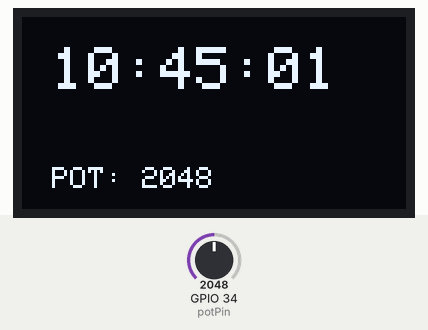
Recording of a sketch running on a simulated ESP32. Shown: 128×64 one-colour display. The inputs (shaded band) are chosen by the test bench; at power-on: GPIO 34 (potPin) = 2048. What the sketch prints to the serial monitor is not drawn.

Above: at 1.2 s.
1.3 s: GPIO 34 (potPin) set to 2866
At 2.8 s:
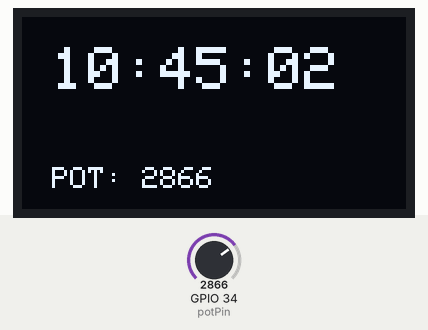
3.5 s: GPIO 34 (potPin) set to 3603
At 4.8 s:
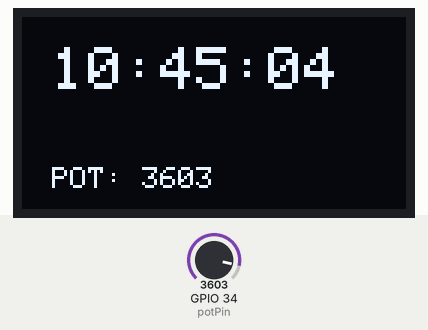
5.6 s: GPIO 34 (potPin) set to 4095
At 6.8 s:
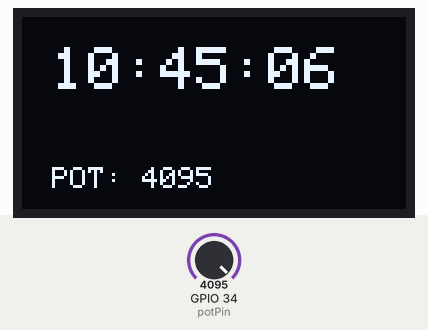
Timing chart, 0 to 8.6 s (numbered marks = the images above; inputs shaded):
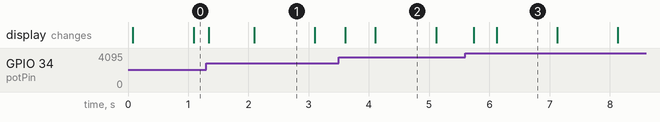

The sketch:

SPI.ino
```cpp
#include <Wire.h>
#include <Adafruit_GFX.h>
#include <Adafruit_SSD1306.h>

#define ANCHO 128
#define ALTO 64
#define OLED_RESET -1
Adafruit_SSD1306 display(ANCHO, ALTO, &Wire, OLED_RESET);

int potPin = 34;
int hora = 10;
int minuto = 45;
int segundo = 0;
unsigned long previo = 0;
unsigned long intervalo = 1000;

void setup() {
  Serial.begin(115200);
  if (!display.begin(SSD1306_SWITCHCAPVCC, 0x3C)) {
    Serial.println("No se detecta pantalla SSD1306");
    for (;;);
  }
  display.clearDisplay();
  display.display();
  Serial.println("Iniciando reloj digital con lectura de potenciómetro...");
}

void loop() {
  int valor = analogRead(potPin);
  unsigned long actual = millis();

  if (actual - previo >= intervalo) {
    previo = actual;
    segundo++;
    if (segundo >= 60) {
      segundo = 0;
      minuto++;
      if (minuto >= 60) {
        minuto = 0;
        hora++;
        if (hora >= 24) hora = 0;
      }
    }

    Serial.print("Hora actual: ");
    if (hora < 10) Serial.print("0");
    Serial.print(hora);
    Serial.print(":");
    if (minuto < 10) Serial.print("0");
    Serial.print(minuto);
    Serial.print(":");
    if (segundo < 10) Serial.print("0");
    Serial.print(segundo);
    Serial.print(" | Potenciometro: ");
    Serial.println(valor);
  }

  display.clearDisplay();
  display.setTextSize(2);
  display.setTextColor(SSD1306_WHITE);
  display.setCursor(10, 10);
  if (hora < 10) display.print("0");
  display.print(hora);
  display.print(":");
  if (minuto < 10) display.print("0");
  display.print(minuto);
  display.print(":");
  if (segundo < 10) display.print("0");
  display.print(segundo);

  display.setTextSize(1);
  display.setCursor(10, 50);
  display.print("POT: ");
  display.print(valor);
  display.display();

  delay(100);
}
```

Measured:
- what the display in image 1 shows lasts 1.0 s, from 2.1 s to 3.1 s
